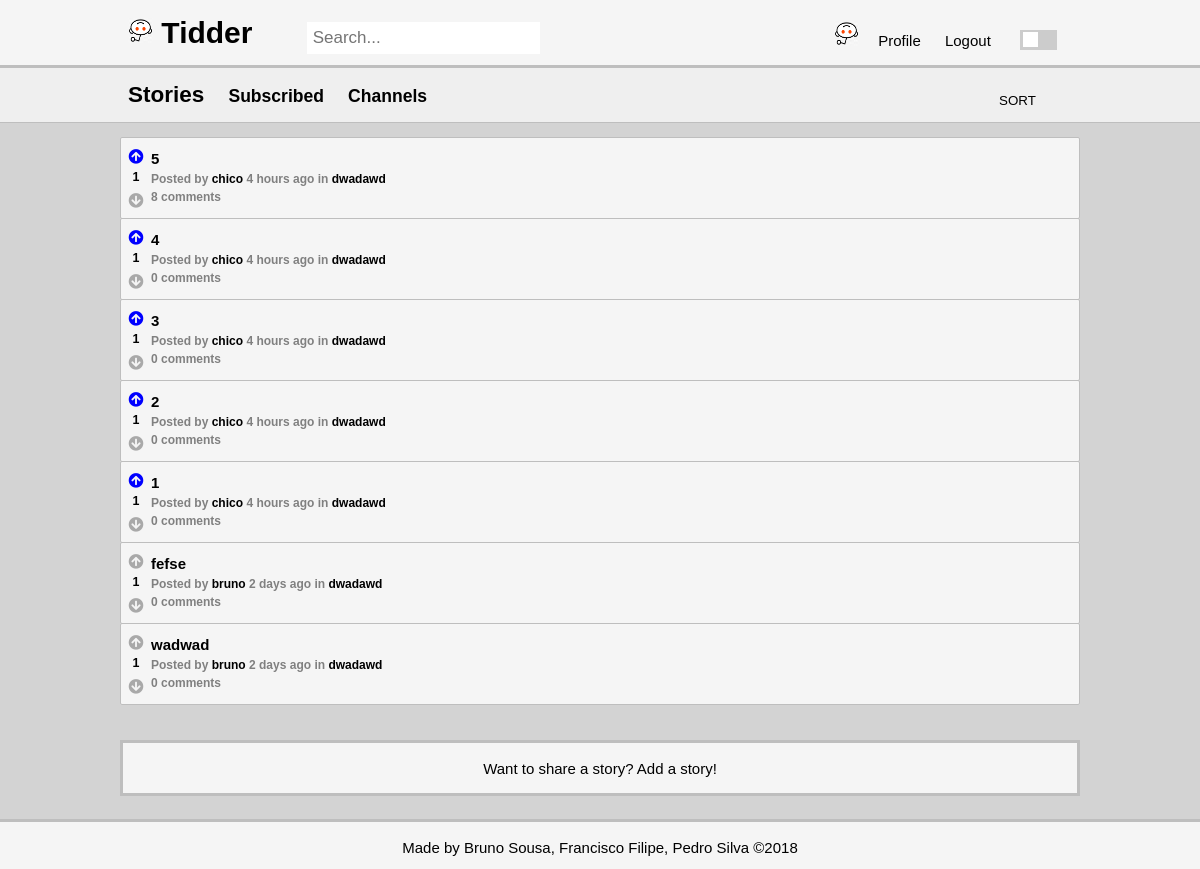
Screenshot of /pages/stories.php (signed in) with the database file from the repository.
### tables this page shows
CREATE TABLE opinion (
    opinion_id INTEGER NOT NULL PRIMARY KEY AUTOINCREMENT,
	parent_id INTEGER REFERENCES opinion(opinion_id),
    opinion_title VARCHAR,
    opinion_text VARCHAR NOT NULL,
	channel_id INTEGER REFERENCES channel,
	posted DATETIME NOT NULL,
    user_id INTEGER NOT NULL REFERENCES user
);

### pages/stories.php (called while the page is built, shortened)
<?php
	include_once('../includes/date.php');
	include_once('../database/db_story.php');
	include_once('../templates/tpl_common.php');
	include_once('../templates/tpl_stories.php');
	if(isset($_GET['subscribed']) && $_GET['subscribed'] == 'true'){
		if(!isset($_SESSION['user_id']))
			die(header('Location: ../index.php'));
		$stories = array_reverse(getAllSubscribedStories($_SESSION['user_id']));
	}
	else $stories = array_reverse(getAllStories());
	$now = time();
	for($i = 0; $i < count($stories); $i++){
		$stories[$i]['username'] = getUserName($stories[$i]['user_id']);
		$stories[$i]['score'] = getScore($stories[$i]['opinion_id']);
		$stories[$i]['comments']= getNumberComments($stories[$i]['opinion_id']);
		$stories[$i]['channel_name']= getChannelName($stories[$i]['channel_id']);
		if(isset($_SESSION['user_id']))
			$stories[$i]['vote'] = getVote($stories[$i]['opinion_id'], $_SESSION['user_id']);
	}
	draw_stories($stories,true);
?>

### database/db_story.php (called while the page is built, shortened)
<?php
	function getAllStories() {
		$db = Database::instance()->db();
		$stmt = $db->prepare('SELECT * FROM opinion WHERE parent_id IS NULL');
		$stmt->execute();
		return $stmt->fetchAll();
	}
?>

### includes/date.php (called while the page is built, shortened)
<?php
	function deltaTime($now, $date){
		$time = strtotime($date);
		$delta = $now - $time;
		if(!floor($delta/86400)){
			$time_word = (floor($delta/3600) == 1 ? ' hour ' : ' hours ');
			return floor($delta/3600).$time_word.'ago';
		}
		if(!floor($delta/2592000)){
			$time_word = (floor($delta/86400) == 1 ? ' day ' : ' days ');
			return floor($delta/86400).$time_word.'ago';
		}
		$time_word = (floor($delta/31104000) == 1 ? ' year ' : ' years ');
		return floor($delta/31104000).$time_word.'ago';
	}
?>

### templates/tpl_stories.php (the view, shortened to what this page needs)
<?php
	function draw_stories($stories, $not_profile){
		global $channel;
		global $page;
		?>
	<section id="stories">
	<header class = "secondary-header">
	<div class = "container">
		<?php if(isset($_GET['subscribed']) && $_GET['subscribed'] == 'true') { ?>
			<h2>Subscribed</h2>
			<h3><a href="stories.php">Stories</a></h3>
			<h3><a href="channels.php">Channels</a></h3>
		<?php } else {?>
			<h2>Stories</h2>
			<h3><a href="stories.php?subscribed=true">Subscribed</a></h3>
			<h3><a href="channels.php">Channels</a></h3>
		<?php } ?>
			<?php if ($not_profile) { ?>
			<form method="post" action="../actions/action_sort_stories.php">
				<select name="sort" onchange="this.form.submit();">
					<option value="-1" hidden selected>SORT</option>
				</select>
			</form >
			<?php } ?>
		</div>
		</header>
		<div class = "container">
			<ol>
			<?php
				foreach($stories as $story)
					draw_story($story);
			?>
			</ol>
		</div>
		<?php if($not_profile){
			if(!isset($_SESSION['user_id'])) { ?>
			<footer class = "secondary-footer">
				<p>Want to add a story? <a href='../pages/login.php?redirect=<?=urlencode($page)?>'>Login</a> or <a href='../pages/signup.php?redirect=<?=urlencode($page)?>'>Signup</a></p>
			</footer>
		<?php } else if($channel){?>
			<footer class = "secondary-footer">
				<p>Want to share a story? <a href="add_story.php?channel=<?=$channel?>">Add a story!</a></p>
			</footer>
		<?php } else {?>
			<footer class = "secondary-footer" >
				<p>Want to share a story? <a href="add_story.php">Add a story!</a></p>
			</footer>
			<?php } ?>
		<?php } ?>
			</section>
<?php }
		function draw_story($story) {
		global $now;
		?>
		<li>
				<article class="story" data-id="<?=$story['opinion_id']?>">
					<div class = "votes-container">
							<div class = "votes">
								<div class="upvote" role="button" data-value="<?=$story['vote']?>"><i class="fas fa-arrow-circle-up"></i></div>
								<h5><?=$story['score']?></h5>
								<div class="downvote" role="button" data-value="<?=$story['vote']?>"><i class="fas fa-arrow-circle-down"></i></div>
							</div>
					</div>
					<div class = "storyinfo">
						<h3><a href="story.php?story_id=<?=$story['opinion_id']?>"><?=htmlentities($story['opinion_title'])?></a></h3>
						<h4>Posted by <a href="<?='profile.php?username='.urlencode($story['username'])?>"><?=htmlentities($story['username'])?></a>
							<?=deltaTime($now, $story['posted'])?>
							in <a href="<?='stories.php?channel='.urlencode($story['channel_name'])?>"><?=htmlentities($story['channel_name'])?></a></h4>
						<?php if($story['comments'] == 1){ ?>
							<h4><?=$story['comments']?> comment</h4>
						<?php } else { ?>
							<h4><?=$story['comments']?> comments</h4>
						<?php } ?>
					</div>
		   </article>
		</li>
    <?php } ?>

### css/style.css (style rules this page uses)
html, body { height: 100%; margin: 0; }
body { background-color: var(--main-bg); font: 15px/1.5 Arial, Helvetica, sans-serif; padding: 0; position: relative; }
h2, h3, h5,p { color: var(--main-font-color); }
h4 { font-size: 12px; color: var(--secondary-font-color); }
.container { width: 80%; margin: 0px auto; overflow: hidden; min-height: 100%; position: relative; }
select { border: none; background-color: inherit; color: var(--main-font-color); -webkit-appearance: none; -moz-appearance: none; text-indent: 1px; text-overflow: ''; text-align-last: center; padding: 5px; }
footer { background-color: var(--writing-bg); border-top: var(--border-color) 3px solid; height:50px; text-align: center; color: var(--main-font-color); }
a { color: var(--main-font-color); text-decoration: none; }
ol { list-style-type: none; padding: 0; }
.fa-arrow-circle-down, .fa-arrow-circle-up { color: var(--icon-color); }
.upvote[data-value="1"] .fa-arrow-circle-up , .fa-arrow-circle-up:hover { color: blue; }
.upvote , .downvote { margin:0; padding:0; margin-top: 3px; }
header { background-color: var(--writing-bg); color: var(--main-font-color); padding: 10px; border-bottom: var(--border-color) 3px solid; }
.secondary-header { background-color: var(--secondary-writing-bg); border-bottom: var(--border-color) 1px solid; }
.secondary-header h3, .secondary-header h2 { display: inline-block; padding-right: 20px; margin: 0; }
.secondary-header select { display: inline-block; position: absolute; right: 0; top: 10px; padding: 5px; }
.secondary-footer { margin: 20px 10%; border: var(--border-color) 3px solid; }
article.story { background-color: var(--writing-bg); position: relative; min-height: 80px; border-radius: 2px; border: var(--border-color) 1px solid; margin-top: -1px; }
.votes-container { position: absolute; float: left; width: 30px; display: flex; align-items: center; justify-content: center; flex-direction: column; margin-top: 5px; }
.votes-container h5 { padding: 0; margin: 0; text-align: center; }
article.story .storyinfo { padding: 10px; padding-left: 30px; overflow: hidden; }
article.story .storyinfo h3 { margin: 0; margin-right: 5px; font-size: 15px; }
article.story .storyinfo h3 a { color: var(--main-font-color); text-decoration: none; }
article.story .storyinfo h4 { margin: 0; }
article.story .storyinfo h4 a { text-decoration: none; }

### css/color.css (style rules this page uses)
:root { --grey-shade-0: #f9f9f9; --grey-shade-1: #f5f5f5; --grey-shade-1-5: #efefef; --grey-shade-2: #d3d3d3; --grey-shade-3: #bebebe; --grey-shade-4: #a9a9a9; --grey-shade-5: #808080; --grey-shade-6: #505050; --grey-shade-7: #303030; }
body.light { --main-bg: var(--grey-shade-2); --hover-bg: var(--grey-shade-2); --writing-bg: var(--grey-shade-1); --secondary-writing-bg: var(--grey-shade-1-5); --border-color: var(--grey-shade-3); --main-font-color: black; --secondary-font-color: var(--grey-shade-5); --icon-color: var(--grey-shade-4); --button-color: var(--grey-shade-3); --button-color-hover: var(--grey-shade-5); }

### rows the page displays
opinion: channel "1", opinion_title "5", username "chico", posted "4 hours ago", channel_name "dwadawd", comments "8"
opinion: channel "1", opinion_title "4", username "chico", posted "4 hours ago", channel_name "dwadawd", comments "0"
opinion: channel "1", opinion_title "3", username "chico", posted "4 hours ago", channel_name "dwadawd", comments "0"
opinion: channel "1", opinion_title "2", username "chico", posted "4 hours ago", channel_name "dwadawd", comments "0"
opinion: channel "1", opinion_title "1", username "chico", posted "4 hours ago", channel_name "dwadawd", comments "0"
opinion: channel "1", opinion_title "fefse", username "bruno", posted "2 days ago", channel_name "dwadawd", comments "0"
opinion: channel "1", opinion_title "wadwad", username "bruno", posted "2 days ago", channel_name "dwadawd", comments "0"
